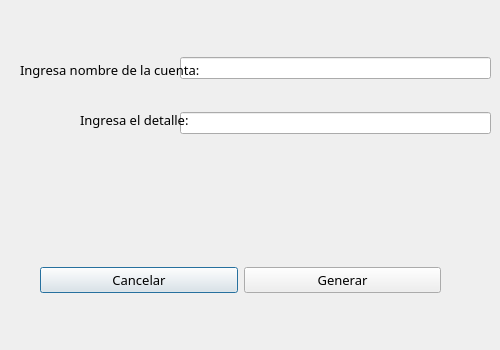
<?xml version="1.0" encoding="UTF-8"?>
<ui version="4.0">
 <class>VentanaNuevaContrasena</class>
 <widget class="QDialog" name="VentanaNuevaContrasena">
  <property name="geometry">
   <rect>
    <x>0</x>
    <y>0</y>
    <width>500</width>
    <height>350</height>
   </rect>
  </property>
  <property name="windowTitle">
   <string>UIDEPASS</string>
  </property>
  <widget class="QWidget" name="verticalLayoutWidget">
   <property name="geometry">
    <rect>
     <x>180</x>
     <y>30</y>
     <width>311</width>
     <height>131</height>
    </rect>
   </property>
   <layout class="QVBoxLayout" name="verticalLayout">
    <item>
     <widget class="QLineEdit" name="input_cuenta"/>
    </item>
    <item>
     <widget class="QLineEdit" name="input_detalle"/>
    </item>
   </layout>
  </widget>
  <widget class="QWidget" name="horizontalLayoutWidget">
   <property name="geometry">
    <rect>
     <x>40</x>
     <y>240</y>
     <width>401</width>
     <height>80</height>
    </rect>
   </property>
   <layout class="QHBoxLayout" name="horizontalLayout">
    <item>
     <widget class="QPushButton" name="btn_cancelar">
      <property name="font">
       <font>
        <family>Berlin Sans FB</family>
        <pointsize>10</pointsize>
       </font>
      </property>
      <property name="text">
       <string>Cancelar</string>
      </property>
     </widget>
    </item>
    <item>
     <widget class="QPushButton" name="btn_generar">
      <property name="font">
       <font>
        <family>Berlin Sans FB</family>
        <pointsize>10</pointsize>
       </font>
      </property>
      <property name="text">
       <string>Generar</string>
      </property>
     </widget>
    </item>
   </layout>
  </widget>
  <widget class="QLabel" name="label">
   <property name="geometry">
    <rect>
     <x>20</x>
     <y>60</y>
     <width>231</width>
     <height>20</height>
    </rect>
   </property>
   <property name="font">
    <font>
     <family>Berlin Sans FB</family>
     <pointsize>10</pointsize>
    </font>
   </property>
   <property name="toolTip">
    <string>Ejemplo, (Facebook)</string>
   </property>
   <property name="text">
    <string>Ingresa nombre de la cuenta:</string>
   </property>
  </widget>
  <widget class="QLabel" name="label_3">
   <property name="geometry">
    <rect>
     <x>80</x>
     <y>110</y>
     <width>111</width>
     <height>20</height>
    </rect>
   </property>
   <property name="font">
    <font>
     <family>Berlin Sans FB</family>
     <pointsize>10</pointsize>
    </font>
   </property>
   <property name="toolTip">
    <string>Ejemplo cuenta de facebook juanitoperez@gmail.com</string>
   </property>
   <property name="text">
    <string>Ingresa el detalle:</string>
   </property>
  </widget>
 </widget>
 <resources/>
 <connections/>
</ui>
